Frame 1 (no input): blank canvas, image omitted
Frame 60 (no input): blank canvas, image omitted
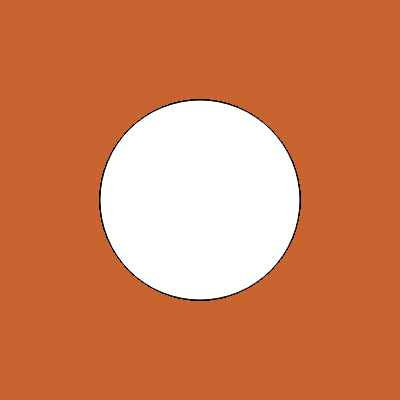
Frame 120 (the mouse pressed at the canvas centre since frame 60)

The p5.js sketch whose frames 1 and 60 were blank and that drew this single picture after the mouse press (run headless with seeded random() and noise() and a simulated clock; from frame 60 on, the mouse is pressed at the canvas centre):

// p5.js sketch
// ── sketch.js
//4. Considere el ejemplo 1 de la sección 3.5.3. Saque el comando   `background(200, 100, 50)` de la función `draw()` y coloquelo como instrucción de la función `setup()`. Observe que la figura que se genera es distinta a la del ejemplo. Explique por qué se presenta esta diferencia en las imagenes.

function setup(){
  createCanvas(400,400);
  background(200, 100, 50);
}
function draw(){
  ellipse(200,200,mouseX,mouseY)
}
